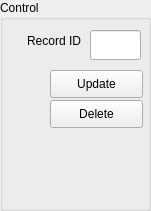
     <widget class="QGroupBox" name="groupBox_10">
      <property name="geometry">
       <rect>
        <x>650</x>
        <y>10</y>
        <width>151</width>
        <height>211</height>
       </rect>
      </property>
      <property name="title">
       <string>Control</string>
      </property>
      <widget class="QLabel" name="label_21">
       <property name="geometry">
        <rect>
         <x>-10</x>
         <y>30</y>
         <width>91</width>
         <height>21</height>
        </rect>
       </property>
       <property name="text">
        <string>Record ID</string>
       </property>
       <property name="alignment">
        <set>Qt::AlignRight|Qt::AlignTrailing|Qt::AlignVCenter</set>
       </property>
      </widget>
      <widget class="QLineEdit" name="lineEdit_15">
       <property name="enabled">
        <bool>false</bool>
       </property>
       <property name="geometry">
        <rect>
         <x>90</x>
         <y>30</y>
         <width>51</width>
         <height>30</height>
        </rect>
       </property>
       <property name="palette">
        <palette>
         <active>
          <colorrole role="WindowText">
           <brush brushstyle="SolidPattern">
            <color alpha="255">
             <red>0</red>
             <green>0</green>
             <blue>0</blue>
            </color>
           </brush>
          </colorrole>
          <colorrole role="Text">
           <brush brushstyle="SolidPattern">
            <color alpha="255">
             <red>0</red>
             <green>0</green>
             <blue>0</blue>
            </color>
           </brush>
          </colorrole>
          <colorrole role="Base">
           <brush brushstyle="SolidPattern">
            <color alpha="255">
             <red>255</red>
             <green>255</green>
             <blue>255</blue>
            </color>
           </brush>
          </colorrole>
          <colorrole role="PlaceholderText">
           <brush brushstyle="SolidPattern">
            <color alpha="128">
             <red>0</red>
             <green>0</green>
             <blue>0</blue>
            </color>
           </brush>
          </colorrole>
         </active>
         <inactive>
          <colorrole role="WindowText">
           <brush brushstyle="SolidPattern">
            <color alpha="255">
             <red>0</red>
             <green>0</green>
             <blue>0</blue>
            </color>
           </brush>
          </colorrole>
          <colorrole role="Text">
           <brush brushstyle="SolidPattern">
            <color alpha="255">
             <red>0</red>
             <green>0</green>
             <blue>0</blue>
            </color>
           </brush>
          </colorrole>
          <colorrole role="Base">
           <brush brushstyle="SolidPattern">
            <color alpha="255">
             <red>255</red>
             <green>255</green>
             <blue>255</blue>
            </color>
           </brush>
          </colorrole>
          <colorrole role="PlaceholderText">
           <brush brushstyle="SolidPattern">
            <color alpha="128">
             <red>0</red>
             <green>0</green>
             <blue>0</blue>
            </color>
           </brush>
          </colorrole>
         </inactive>
         <disabled>
          <colorrole role="WindowText">
           <brush brushstyle="SolidPattern">
            <color alpha="255">
             <red>0</red>
             <green>0</green>
             <blue>0</blue>
            </color>
           </brush>
          </colorrole>
          <colorrole role="Text">
           <brush brushstyle="SolidPattern">
            <color alpha="255">
             <red>0</red>
             <green>0</green>
             <blue>0</blue>
            </color>
           </brush>
          </colorrole>
          <colorrole role="Base">
           <brush brushstyle="SolidPattern">
            <color alpha="255">
             <red>255</red>
             <green>255</green>
             <blue>255</blue>
            </color>
           </brush>
          </colorrole>
          <colorrole role="PlaceholderText">
           <brush brushstyle="SolidPattern">
            <color alpha="128">
             <red>0</red>
             <green>0</green>
             <blue>0</blue>
            </color>
           </brush>
          </colorrole>
         </disabled>
        </palette>
       </property>
      </widget>
      <widget class="QPushButton" name="pushButton_22">
       <property name="geometry">
        <rect>
         <x>50</x>
         <y>70</y>
         <width>93</width>
         <height>28</height>
        </rect>
       </property>
       <property name="text">
        <string>Update</string>
       </property>
      </widget>
      <widget class="QPushButton" name="pushButton_23">
       <property name="geometry">
        <rect>
         <x>50</x>
         <y>100</y>
         <width>93</width>
         <height>28</height>
        </rect>
       </property>
       <property name="text">
        <string>Delete</string>
       </property>
      </widget>
     </widget>
